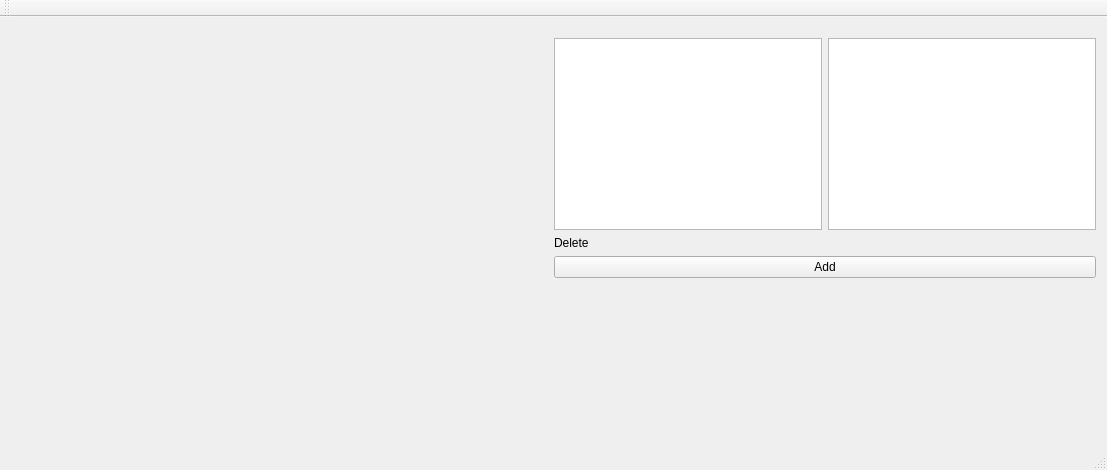
<?xml version="1.0" encoding="UTF-8"?>
<ui version="4.0">
 <class>MainWindow</class>
 <widget class="QMainWindow" name="MainWindow">
  <property name="geometry">
   <rect>
    <x>0</x>
    <y>0</y>
    <width>1107</width>
    <height>470</height>
   </rect>
  </property>
  <property name="minimumSize">
   <size>
    <width>560</width>
    <height>470</height>
   </size>
  </property>
  <property name="windowTitle">
   <string>MainWindow</string>
  </property>
  <widget class="QWidget" name="centralWidget">
   <layout class="QGridLayout" name="gridLayout">
    <item row="0" column="0">
     <layout class="QVBoxLayout" name="verticalLayout">
      <item>
       <spacer name="verticalSpacer">
        <property name="orientation">
         <enum>Qt::Vertical</enum>
        </property>
        <property name="sizeType">
         <enum>QSizePolicy::Fixed</enum>
        </property>
        <property name="sizeHint" stdset="0">
         <size>
          <width>20</width>
          <height>10</height>
         </size>
        </property>
       </spacer>
      </item>
      <item>
       <layout class="QHBoxLayout" name="horizontalLayout">
        <item>
         <spacer name="horizontalSpacer">
          <property name="orientation">
           <enum>Qt::Horizontal</enum>
          </property>
          <property name="sizeHint" stdset="0">
           <size>
            <width>40</width>
            <height>20</height>
           </size>
          </property>
         </spacer>
        </item>
        <item>
         <layout class="QVBoxLayout" name="verticalLayout_2">
          <item>
           <layout class="QHBoxLayout" name="horizontalLayout_2">
            <item>
             <widget class="QListView" name="fragments_listView">
              <property name="acceptDrops">
               <bool>true</bool>
              </property>
              <property name="editTriggers">
               <set>QAbstractItemView::EditKeyPressed|QAbstractItemView::SelectedClicked</set>
              </property>
              <property name="dragEnabled">
               <bool>true</bool>
              </property>
              <property name="dragDropMode">
               <enum>QAbstractItemView::DragDrop</enum>
              </property>
              <property name="selectionMode">
               <enum>QAbstractItemView::ExtendedSelection</enum>
              </property>
              <property name="selectionRectVisible">
               <bool>true</bool>
              </property>
             </widget>
            </item>
            <item>
             <widget class="QListView" name="playlists_listView">
              <property name="acceptDrops">
               <bool>true</bool>
              </property>
              <property name="editTriggers">
               <set>QAbstractItemView::EditKeyPressed|QAbstractItemView::SelectedClicked</set>
              </property>
              <property name="dragEnabled">
               <bool>true</bool>
              </property>
              <property name="dragDropOverwriteMode">
               <bool>false</bool>
              </property>
              <property name="dragDropMode">
               <enum>QAbstractItemView::DragDrop</enum>
              </property>
             </widget>
            </item>
           </layout>
          </item>
          <item>
           <widget class="CdropSiteLabel" name="dropSiteLabel">
            <property name="acceptDrops">
             <bool>true</bool>
            </property>
            <property name="text">
             <string>Delete</string>
            </property>
           </widget>
          </item>
          <item>
           <widget class="QPushButton" name="addPushButton">
            <property name="text">
             <string>Add</string>
            </property>
           </widget>
          </item>
         </layout>
        </item>
       </layout>
      </item>
      <item>
       <spacer name="verticalSpacer_2">
        <property name="orientation">
         <enum>Qt::Vertical</enum>
        </property>
        <property name="sizeHint" stdset="0">
         <size>
          <width>20</width>
          <height>40</height>
         </size>
        </property>
       </spacer>
      </item>
     </layout>
    </item>
   </layout>
  </widget>
  <widget class="QMenuBar" name="menuBar">
   <property name="geometry">
    <rect>
     <x>0</x>
     <y>0</y>
     <width>1107</width>
     <height>25</height>
    </rect>
   </property>
  </widget>
  <widget class="QToolBar" name="mainToolBar">
   <attribute name="toolBarArea">
    <enum>TopToolBarArea</enum>
   </attribute>
   <attribute name="toolBarBreak">
    <bool>false</bool>
   </attribute>
  </widget>
  <widget class="QStatusBar" name="statusBar"/>
 </widget>
 <layoutdefault spacing="6" margin="11"/>
 <customwidgets>
  <customwidget>
   <class>CdropSiteLabel</class>
   <extends>QLabel</extends>
   <header>cdropsitelabel.h</header>
  </customwidget>
 </customwidgets>
 <resources/>
 <connections/>
</ui>
